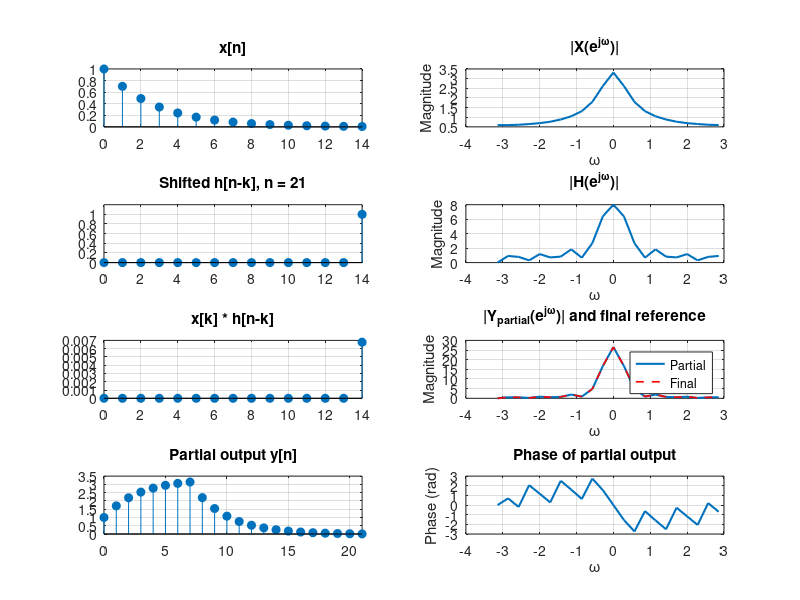
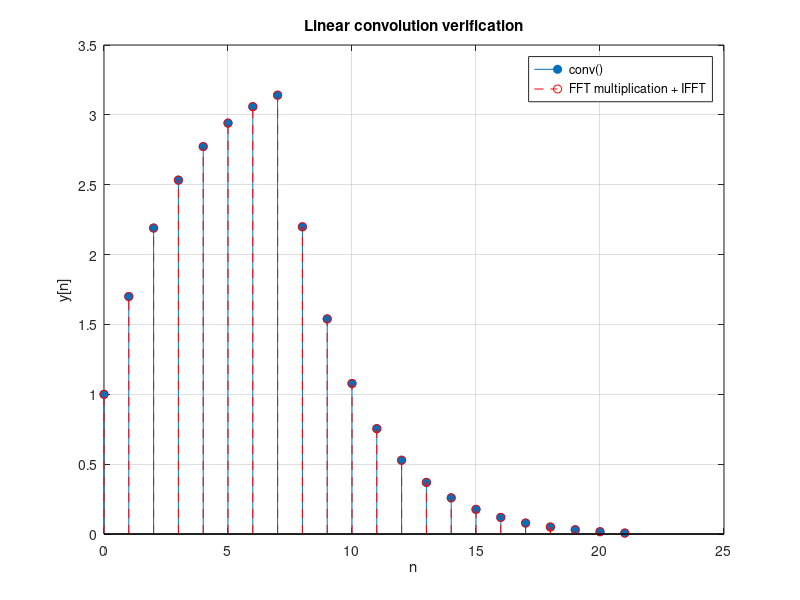

The MATLAB source for these figures, in order:
clc;
clear;
close all;

% Parameters
a = 0.7;
N = 8;
Lx = 15;

% x[n] = a^n u[n]
nx = 0:Lx-1;
x = a.^nx;

% h[n] = u[n] - u[n-N]
nh = 0:N-1;
h = ones(1, N);

% Convolution length
L = Lx + N - 1;
ny = 0:(L-1);
y = zeros(1, L);

% FFT settings
Nfft = L;
w_shift = (-floor(Nfft/2):ceil(Nfft/2)-1) * (2*pi/Nfft);

% Fixed spectra
x_pad = [x zeros(1, Nfft - length(x))];
h_pad = [h zeros(1, Nfft - length(h))];

X = fft(x_pad, Nfft);
H = fft(h_pad, Nfft);

Xsh = fftshift(X);
Hsh = fftshift(H);

% Final frequency-domain result
Y_final = X .* H;
Y_final_sh = fftshift(Y_final);

% Figure
figure;

for n = 1:L

    % Shifted h[n-k]
    h_shifted = zeros(1, length(nx));
    for k = 1:length(nx)
        if (n - k + 1 > 0) && (n - k + 1 <= N)
            h_shifted(k) = h(n - k + 1);
        end
    end

    % Product and partial sum
    product = x .* h_shifted;
    y(n) = sum(product);

    % Partial output
    y_partial = zeros(1, L);
    y_partial(1:n) = y(1:n);

    % Partial spectrum
    Yp = fft(y_partial, Nfft);
    Yp_sh = fftshift(Yp);

    % Plot
    clf;

    subplot(4,2,1)
    stem(nx, x, 'filled');
    grid on;
    title('x[n]');
    ylim([0 1]);

    subplot(4,2,3)
    stem(nx, h_shifted, 'filled');
    grid on;
    title(['Shifted h[n-k], n = ', num2str(n-1)]);
    ylim([0 1.2]);

    subplot(4,2,5)
    stem(nx, product, 'filled');
    grid on;
    title('x[k] * h[n-k]');

    subplot(4,2,7)
    stem(ny(1:n), y(1:n), 'filled');
    grid on;
    title('Partial output y[n]');
    xlim([0 L-1]);

    subplot(4,2,2)
    plot(w_shift, abs(Xsh), 'LineWidth', 1.5);
    grid on;
    title('|X(e^{j\omega})|');
    xlabel('\omega');
    ylabel('Magnitude');

    subplot(4,2,4)
    plot(w_shift, abs(Hsh), 'LineWidth', 1.5);
    grid on;
    title('|H(e^{j\omega})|');
    xlabel('\omega');
    ylabel('Magnitude');

    subplot(4,2,6)
    plot(w_shift, abs(Yp_sh), 'LineWidth', 1.5);
    grid on;
    hold on;
    plot(w_shift, abs(Y_final_sh), 'r--', 'LineWidth', 1.2);
    title('|Y_{partial}(e^{j\omega})| and final reference');
    xlabel('\omega');
    ylabel('Magnitude');
    legend('Partial', 'Final');

    subplot(4,2,8)
    plot(w_shift, angle(Yp_sh), 'LineWidth', 1.5);
    grid on;
    title('Phase of partial output');
    xlabel('\omega');
    ylabel('Phase (rad)');

    pause(0.8);
end

% Verification
y_conv = conv(x, h);
y_fft = real(ifft(Y_final, Nfft));

figure;
stem(0:L-1, y_conv, 'filled');
hold on;
stem(0:L-1, y_fft, 'r--');
grid on;
legend('conv()', 'FFT multiplication + IFFT');
title('Linear convolution verification');
xlabel('n');
ylabel('y[n]');
